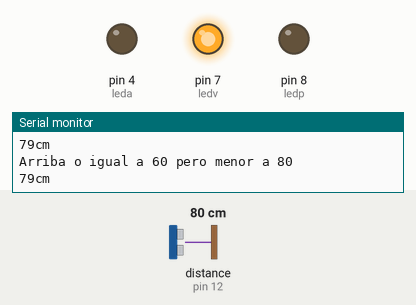
This sketch was run on a simulated Arduino Uno, built with avr-gcc and run on an emulated ATmega328P. Parts: output pins drawn as LEDs (lit = HIGH), the last lines printed to the serial monitor. Wiring (inferred from the names in the program): ultrasonic range finder: trigger pin 13; echo pin 12. Inputs (shaded band) come from the test bench; at power-on: distance to the obstacle (sensor on pin 12) 80 cm. The echo pulse lasts 58.3 µs per cm; pins used as bus, display or sensor lines are not drawn.

Above: at 1.3 s.
1.4 s: distance to the obstacle (sensor on pin 12) set to 83 cm
At 2.1 s:
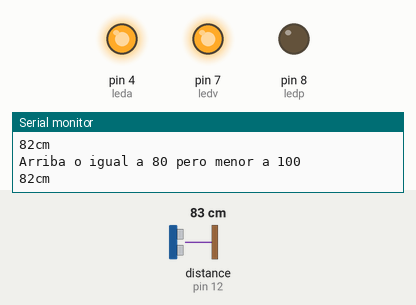
3.0 s: distance to the obstacle (sensor on pin 12) set to 97 cm
6.0 s: distance to the obstacle (sensor on pin 12) set to 106 cm
At 6.4 s:
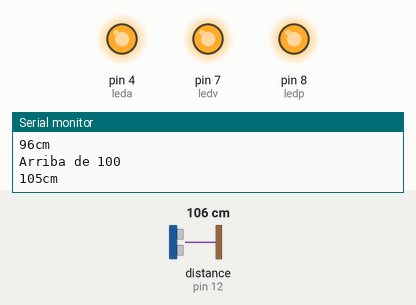
Timing chart, 0 to 9.0 s (numbered marks = the images above; inputs shaded):
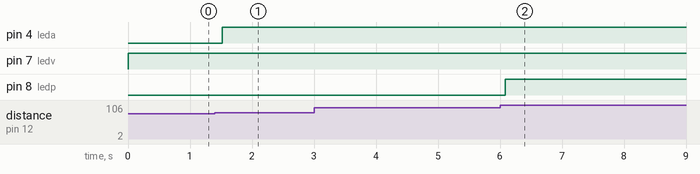

The sketch:

Excercise_9_Ultrasonic_Digital_Sensor.ino
```cpp
byte trigP = 13;
byte echoP = 12;
byte ledp = 8;
byte ledv = 7;
byte leda = 4;

void setup()
{
  Serial.begin(9600);
  pinMode(trigP, OUTPUT);
  pinMode(echoP, INPUT);
  pinMode(ledp, OUTPUT);
  pinMode(ledv, OUTPUT);
  pinMode(leda, OUTPUT);
}

void loop()
{
  long dur, dist;

  digitalWrite(trigP, LOW);
  delayMicroseconds(2);
  digitalWrite(trigP, HIGH);
  delayMicroseconds(10);
  digitalWrite(trigP, LOW);

  dur = pulseIn(echoP, HIGH);
  dist = (dur/2)/29.1;

  if(dist<60){
    digitalWrite(ledp,LOW);
    Serial.println("Abajo de 60");
    Serial.print(dist);
    Serial.println("cm");
  }
    else if(dist >= 60 && dist < 80){
    digitalWrite(ledv,HIGH);
    Serial.println("Arriba o igual a 60 pero menor a 80");
    Serial.print(dist);
    Serial.println("cm");
  }
    else if(dist >= 80 && dist < 100){
    digitalWrite(leda,HIGH);
    Serial.println("Arriba o igual a 80 pero menor a 100");
    Serial.print(dist);
    Serial.println("cm");
  }
   else{
      digitalWrite(ledp,HIGH);
      Serial.println("Arriba de 100");
      Serial.print(dist);
      Serial.println("cm");
      ///Serial.print(a);
//Serial.print(",");
//Serial.print(b);
//Serial.print(",");
//Serial.println(c);
    }
  delay(500);

}
```

Measured:
- the behaviour switches between 80 and 81 cm on distance to the obstacle (sensor on pin 12) (found by bisection; images 0 and 1)
- the behaviour switches between 100 and 101 cm on distance to the obstacle (sensor on pin 12) (found by bisection; images 1 and 2)
- after the input at 1.4 s, pin 4 (leda): LOW → HIGH after 0.12 s
- after the input at 6.0 s, pin 8 (ledp): LOW → HIGH after 0.08 s
